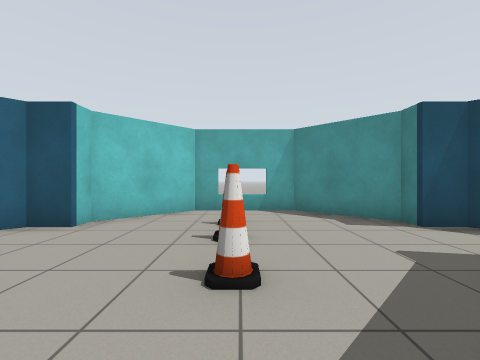
[1] (above)

16 first-person views from a walk through a Gazebo world. The camera is 0.94 m above the floor, looks level and sees 90° across. The floor is counted in squares, 1 m on a side. Each view is taken from the middle of a square. On the plan, view 1 faces up. The plan holds only what a view shows up to about 10 squares ahead; the rest is blank.

[2]
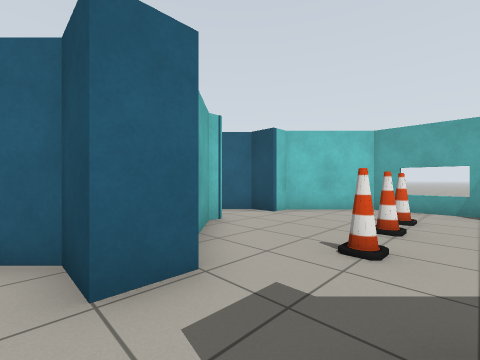

[3]
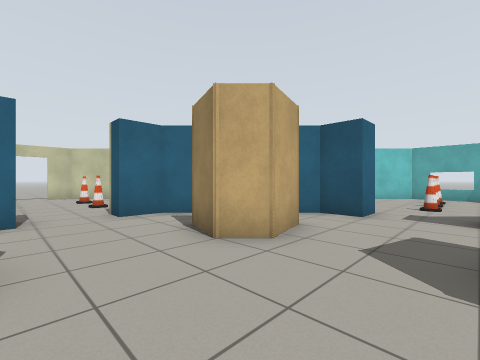

[4]
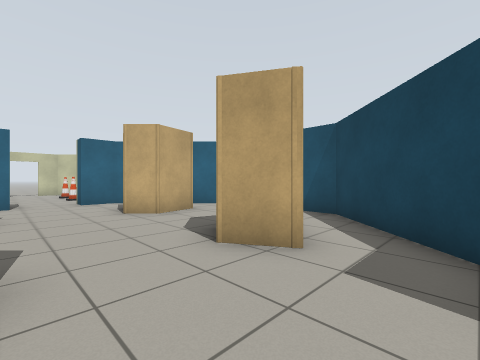

[5]
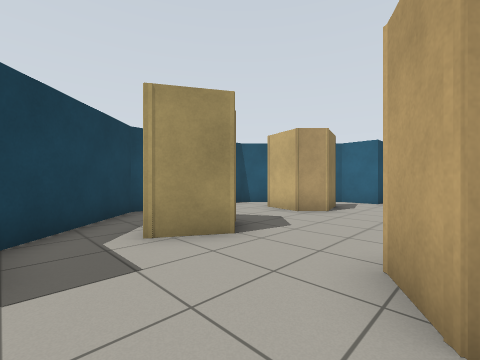

[6]
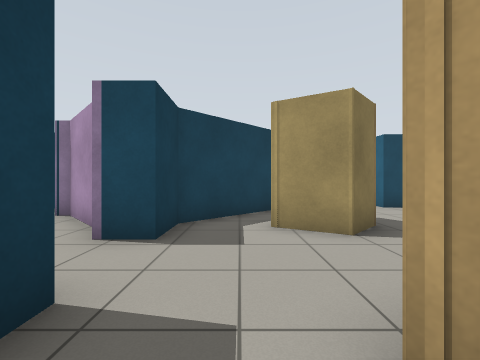

[7]
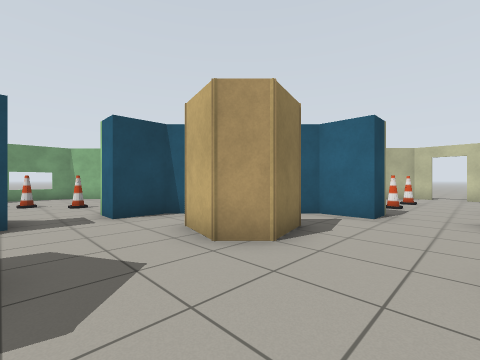

[8]
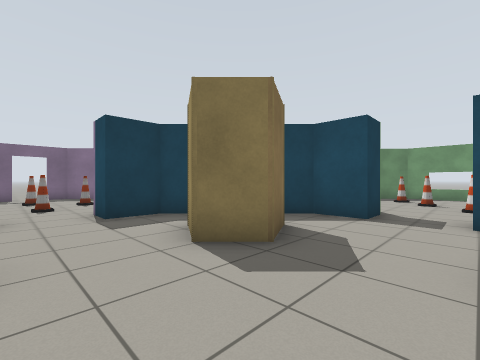

[9]
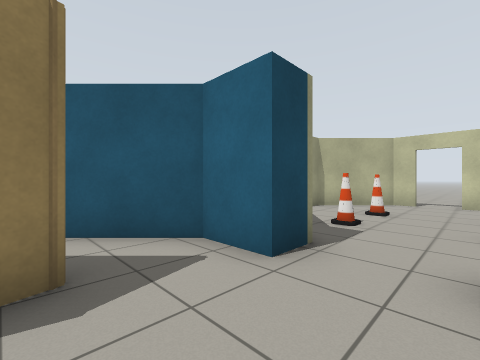

[10]
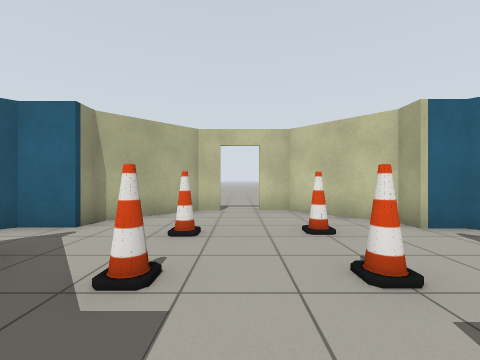

[11]
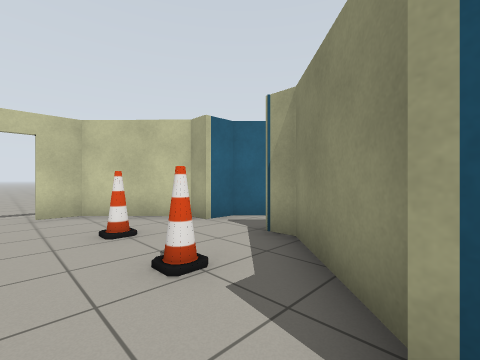

[12]
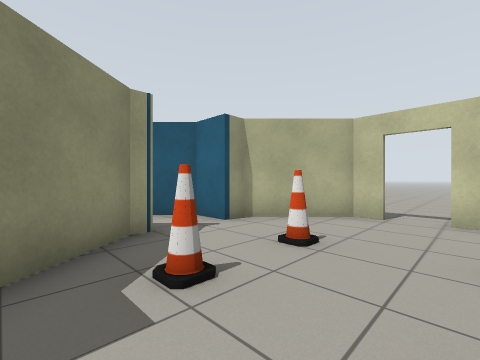

[13]
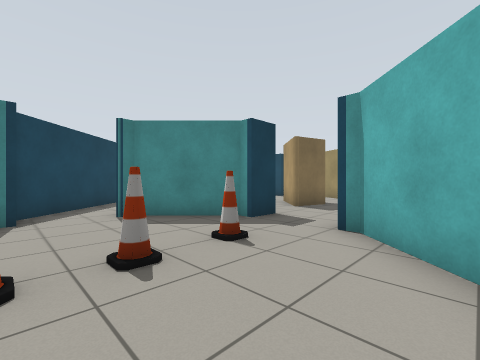

[14]
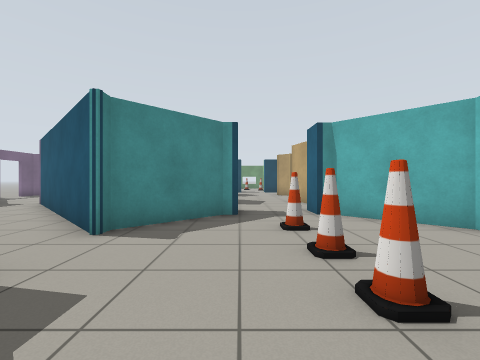

[15]
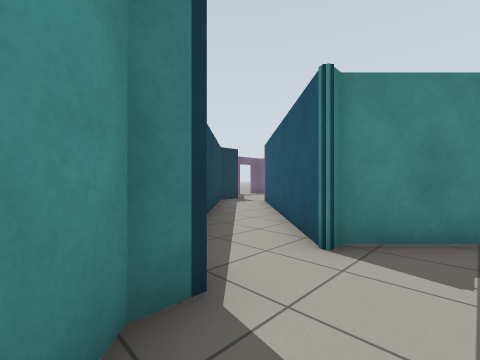

[16]
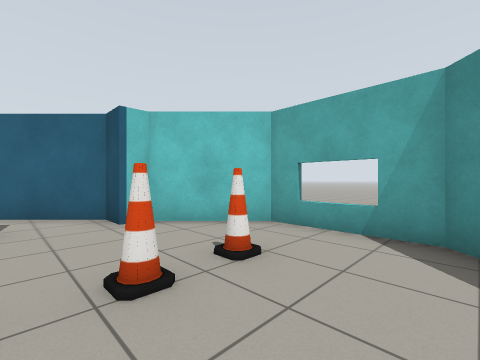

### Floor plan
Ten units are one square. View 1 is at (0, 0); x grows to the right and y downward. Boxes are objects, and circles mark ways between rooms. Rooms are numbered by the first view taken in them; rooms with no view inside come last. Other rooms are left out.
<svg viewBox="-140 -79 240 208">
<path fill="none" stroke="#000" d="M12 40 16 25M-17 25 -14 39 -20 45 -32 41M29 12 22 5 11 5 11 -5 14 -5 34 -25 34 -30 43 -21M33 41 21 47M-48 31 -53 36 -53 49M54 49 54 44M-35 77 -20 72 -13 79 -17 93M19 92 12 79 21 71 34 78M-53 68 -53 82 -23 112 -9 112 -9 123M-33 -29 -33 -23 -15 -5 -11 -5 -11 5 -22 5 -32 15M52 -41 45 -48 36 -48 36 -54 17 -74 -14 -74 -33 -54 -33 -48 -42 -48 -61 -29M11 124 11 112 23 112 54 81 54 68 64 68M51 33 29 12M-64 68 -53 68M-63 44 -82 25 -89 25M-90 92 -86 92 -69 79M-53 49 -62 49M-134 65 -134 73 -114 92 -107 92 -107 104 -99 112M-100 10 -107 17 -107 25 -113 25 -134 46 -134 55M43 -21 62 -2M71 -22 52 -41M62 -2 86 22M95 2 71 -22"/>
<rect x="-5" y="-25" width="10" height="10" fill="#bbb"><title>cone</title></rect>
<rect x="-5" y="-45" width="10" height="10" fill="#bbb"><title>cone</title></rect>
<rect x="-5" y="-55" width="10" height="10" fill="#bbb"><title>cone</title></rect>
<rect x="-105" y="65" width="10" height="10" fill="#bbb"><title>cone</title></rect>
<rect x="-105" y="45" width="10" height="10" fill="#bbb"><title>cone</title></rect>
<rect x="-85" y="65" width="10" height="10" fill="#bbb"><title>cone</title></rect>
<rect x="-85" y="45" width="10" height="10" fill="#bbb"><title>cone</title></rect>
<circle cx="37" cy="37" r="3" fill="#2a7"/>
<circle cx="-50" cy="55" r="3" fill="#2a7"/>
<circle cx="40" cy="-30" r="3" fill="#2a7"/>
<circle cx="60" cy="-10" r="3" fill="#2a7"/>
<text x="0" y="30">1</text>
<text x="30" y="30">2</text>
<text x="-90" y="60">3</text>
<text x="50" y="-20">4</text>
<text x="70" y="0">5</text>
</svg>
Room 1 opens to room 2. Room 1 opens to room 3. Room 1 opens to room 4. Room 4 opens to room 5.

Where each view was taken, in squares from view 1:
view 1: 0 up, 0 right, facing up
view 2: 1 down, 1 right, facing up-left
view 3: 7 down, 1 right, facing up-left
view 4: 7 down, 5 right, facing up-left
view 5: 4 down, 5 right, facing down-left
view 6: 3 down, 4 right, facing down
view 7: 5 down, 1 right, facing down-left
view 8: 5 down, 1 left, facing down-right
view 9: 5 down, 3 left, facing down-left
view 10: 6 down, 6 left, facing left
view 11: 6 down, 6 left, facing up-left
view 12: 5 down, 7 left, facing down-left
view 13: 5 up, 3 left, facing down-right
view 14: 7 up, 1 right, facing down
view 15: 6 up, 2 right, facing down-right
view 16: 3 up, 2 right, facing up-left
